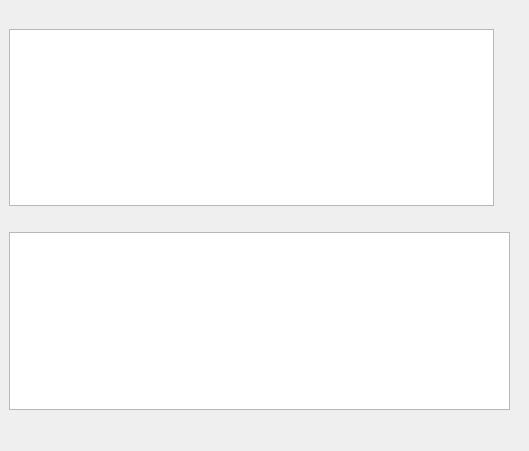
<?xml version="1.0" encoding="UTF-8"?>
<ui version="4.0">
 <class>DockWidget</class>
 <widget class="QDockWidget" name="DockWidget">
  <property name="geometry">
   <rect>
    <x>0</x>
    <y>0</y>
    <width>529</width>
    <height>451</height>
   </rect>
  </property>
  <property name="windowTitle">
   <string>DockWidget</string>
  </property>
  <widget class="QWidget" name="dockWidgetContents">
   <widget class="QWidget" name="verticalLayoutWidget">
    <property name="geometry">
     <rect>
      <x>9</x>
      <y>9</y>
      <width>501</width>
      <height>411</height>
     </rect>
    </property>
    <layout class="QVBoxLayout" name="verticalLayout">
     <property name="topMargin">
      <number>10</number>
     </property>
     <property name="bottomMargin">
      <number>10</number>
     </property>
     <item>
      <layout class="QHBoxLayout" name="horizontalLayout">
       <property name="topMargin">
        <number>10</number>
       </property>
       <property name="rightMargin">
        <number>10</number>
       </property>
       <property name="bottomMargin">
        <number>10</number>
       </property>
       <item>
        <widget class="ScanPlotWidget" name="image_widget"/>
       </item>
       <item>
        <widget class="ColorbarWidget" name="colorbar" native="true"/>
       </item>
      </layout>
     </item>
     <item>
      <layout class="QHBoxLayout" name="horizontalLayout_2">
       <property name="topMargin">
        <number>10</number>
       </property>
      </layout>
     </item>
     <item>
      <widget class="PlotWidgetModified" name="scanlineView"/>
     </item>
    </layout>
   </widget>
  </widget>
 </widget>
 <customwidgets>
  <customwidget>
   <class>PlotWidgetModified</class>
   <extends>QGraphicsView</extends>
   <header>qtwidgets.plotwidget_modified.h</header>
  </customwidget>
  <customwidget>
   <class>ScanPlotWidget</class>
   <extends>QGraphicsView</extends>
   <header>qtwidgets.scanwidget.scanplotwidget.h</header>
  </customwidget>
  <customwidget>
   <class>ColorbarWidget</class>
   <extends>QWidget</extends>
   <header>qtwidgets.colorbar.colorbarwidget.h</header>
   <container>1</container>
  </customwidget>
 </customwidgets>
 <resources/>
 <connections/>
</ui>
